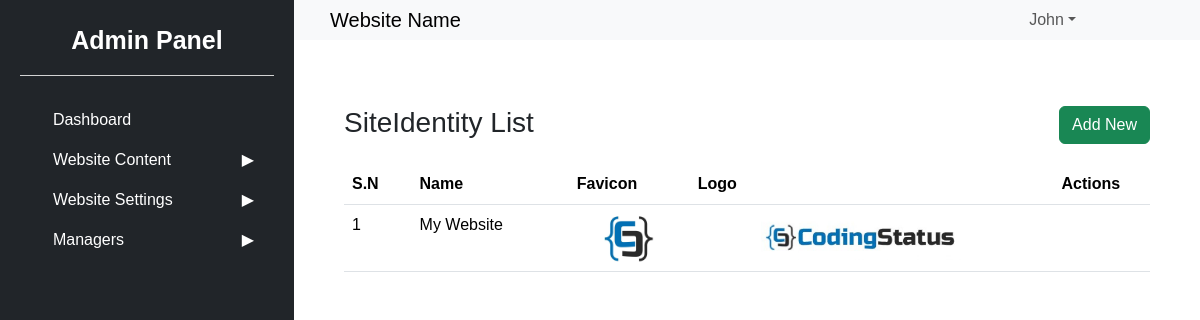
Page /admin/dashboard.php?page=site-identity-list (signed in) on the committed database.
### tables this page shows
CREATE TABLE `siteidentity` (
  `id` int(10) NOT NULL,
  `name` varchar(255) NOT NULL,
  `favicon` varchar(255) NOT NULL,
  `logo` varchar(255) NOT NULL
);

### admin/scripts/SiteIdentity.php (called while the page is built, shortened)
<?php
class siteIdentity {
    private $conn;
    private $siteidentityTable = 'siteidentity';
    public function __construct($conn) {
        $this->conn = $conn;
    }
    public function get() {
        $data = [];
        $query = "SELECT id, name, favicon, logo FROM ";
        $query .= $this->siteidentityTable;
        $result = $this->conn->query($query);
        if ($result) {
            while ($row = $result->fetch_assoc()) {
                $data[] = $row;
            }
        }
        return $data;
    }
}
?>

### admin/views/site-identity/table.php (the view, shortened to what this page needs)
<?php
  require_once('scripts/SiteIdentity.php');
  $siteIdentity= new siteIdentity($conn);
  $content = $siteIdentity->get();
?>
<div class="row">
    <div class="col-sm-6">
     <h3 class="mb-4">SiteIdentity List</h3>
    </div>
    <div class="col-sm-6 text-end">
        <a href="dashboard.php?page=site-identity-form" class="btn btn-success">Add New</a>
    </div>
</div>
<div class="table-responsive-sm">
<table class="table table-hover">
    <thead>
      <tr>
      <th>S.N</th>
        <th>Name</th>
        <th>Favicon</th>
        <th>Logo</th>
        <th colspan="3" class="text-center">Actions</th>
      </tr>
    </thead>
    <tbody>
        <?php
        if(!empty($content)) {
        $sn = 1;
       foreach($content as $data){
        ?>
      <tr>
      <td><?= $sn; ?></td>
        <td><?= $data['name']; ?></td>
        <td class="text-center">
          <?php
          if(isset($data['favicon'])) {
        ?>
        <img src="public/images/favicon/<?php echo $data['favicon']; ?>" width="50px">
        <?php } ?>
        </td>
        <td class="text-center">
          <?php
          if(isset($data['logo'])) {
        ?>
        <img src="public/images/logo/<?php echo $data['logo']; ?>" width="200px">
        <?php } ?>
        </td>
        <td class="text-center">
            <a href="dashboard.php?page=site-identity-form&id=<?= $data['id']; ?>" class="text-success">
                <i class="fa fa-edit"></i>
            </a>
        </td>
        <td  class="text-center">
            <a href="javascript:void(0)" onclick="confirmSiteIdentityDelete(<?=$data['id']; ?>)" class="text-danger">
              <i class="fa fa-trash-o"></i>
            </a>
        </td>
      </tr>
       <?php
        $sn++; }
        } else {
       ?>
     <tr>
        <td colspan="3">No category Found</td>
      </tr>
       <?php } ?>
    </tbody>
  </table>
</div>

### admin/public/css/common.css (style rules this page uses)
html, body { font-family: Verdana,sans-serif; overflow-x: hidden; }

### rows in the picture
siteidentity: name "My Website", favicon (picture), logo (picture)
